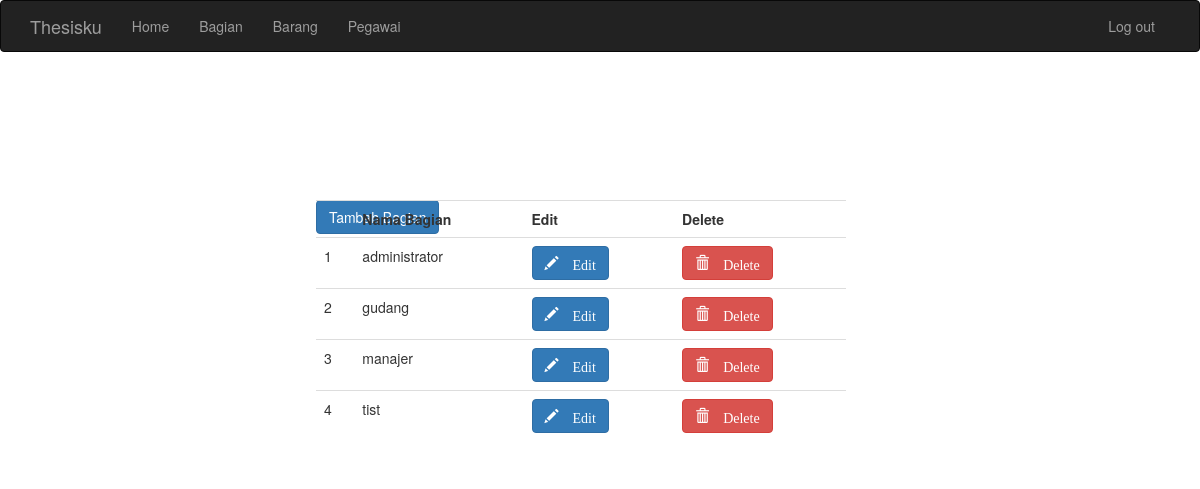
Page /index.php/admin/bagian on the earlier database version.
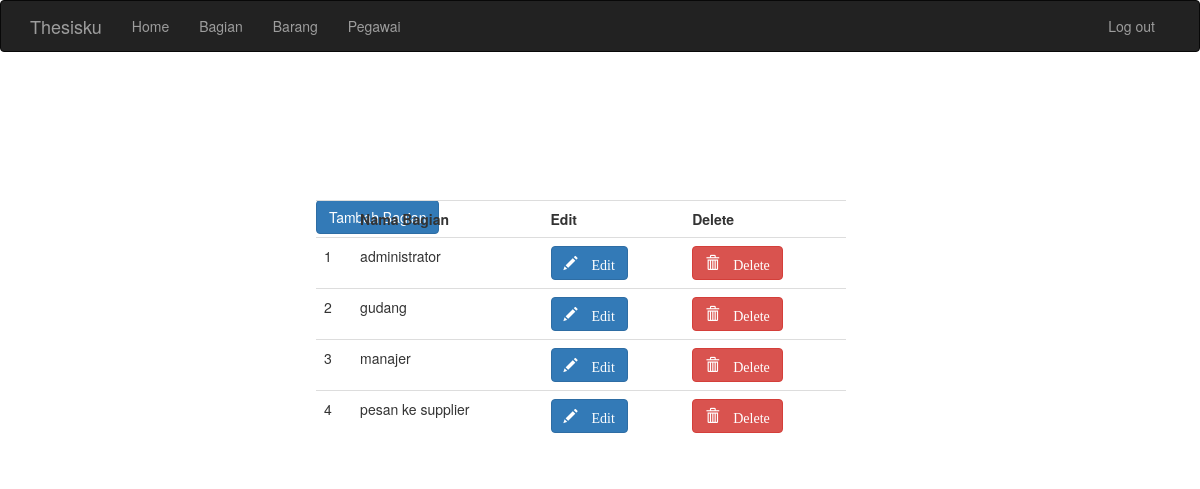
Same page on the later database version.
### tables this page shows
CREATE TABLE `bagian` (
  `id_bagian` int(8) NOT NULL,
  `nama_bagian` varchar(32) NOT NULL
);

### application/controllers/admin/Bagian.php (called while the page is built, shortened)
<?php
class bagian extends CI_Controller
{
    public function __construct()
    {
        $this->load->model('templates');
    }
    public function index()
    {
        $data['DaftarBagian'] = $this->templates->view('bagian')->result_array();
        $this->load->view('admin/template/header', $data);
        $this->load->view('admin/bagian/index', $data);
        $this->load->view('admin/template/footer', $data);
    }
}

### index.php (called while the page is built, shortened)
<?php
require_once BASEPATH.'core/CodeIgniter.php';

### application/models/Templates.php (called while the page is built, shortened)
<?php
class templates extends CI_Model
{
    public function view($tabel)
    {
        return $this->db->get($tabel);
    }
}

### application/views/admin/bagian/index.php (the view)
<div class="container-fluid">
    <div class="row">
        <div class="col-md-7 col-md-offset-2">
            <a href="<?= site_url('admin/bagian/add') ?>"><input type="submit" class="btn btn-md btn-primary" name="Tambah Bagian" value="Tambah Bagian"></a></br>
        </div>
    </div>
</div>
<br>
<div class="container-fluid">
    <div class="row">
        <div class="col-md-7 col-md-offset-2">
            <div class="table-responsive">
                <table class="table">
                    <tr>
                        <th> </th>
                        <th> Nama Bagian </th>
                        <th> Edit </th>
                        <th> Delete </th>
                    </tr>
                    <tr>
                        <?php
                        foreach ($DaftarBagian as $key => $data) {
                        ?>
                            <td> <?php echo $key + 1 ?> </td>
                            <td> <?php echo $data["nama_bagian"] ?> </td>
                            <td>
                                <a href="<?= site_url('admin/bagian/edit') ?>?id=<?php echo $data['id_bagian'] ?>">
                                    <button type="button" class="btn btn-primary">
                                        <span class="glyphicon glyphicon-pencil">
                                            Edit
                                        </span>
                                    </button>
                                </a>
                            </td>
                            <td>
                                <a href="<?= site_url('admin/bagian/delete') ?>?id=<?php echo $data["id_bagian"]; ?>">
                                    <button onclick="return confirm('Hapus data ini?')" type="button" class="btn btn-danger">
                                        <span class="glyphicon glyphicon-trash">
                                            Delete
                                        </span>
                                    </button>
                                </a>
                            </td>
                    </tr>
                <?php
                        }
                ?>
                </table>
            </div>
        </div>
    </div>
</div>

Differences in the rows shown:
removed bagian: nama_bagian "tist"
added bagian: nama_bagian "pesan ke supplier"
